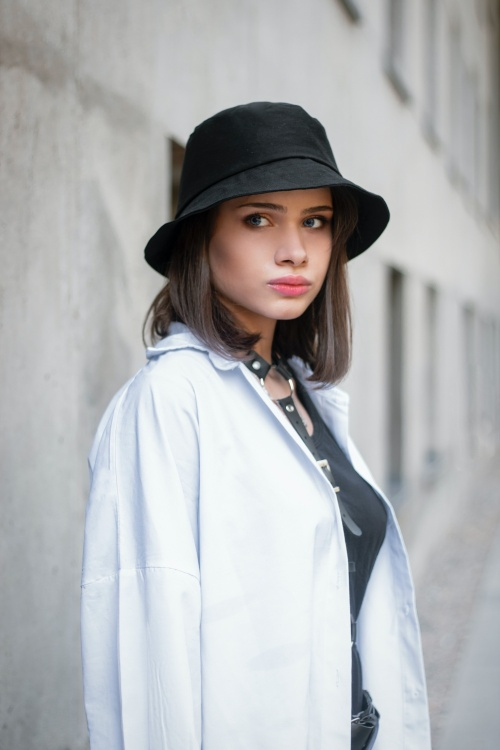
#> input picture cv_deal/123.jpg, 500 x 750 px
$ python '11.模板匹配.py'
#> lines starting #> are read from the running program, lines starting #| are printed output that depends on the picture; after the words box and inside, x2 and y2 are one past the last pixel; in counts of white or black regions, pixels touching at a corner belong together
import cv2 as cv
import numpy as np
"""
res=cv.matchTemplate(img,template,method)
#img
#Templat 模板
#method
    #平方差匹配CV_TM_SQDIFFTM
    #相关匹配CV_TM_CCORR
    #相关系数匹配CV_TM_CCOEFF
"""
#读取
img=cv.imread('123.jpg')
#> img is the input picture: shape (750, 500, 3); mean B, G, R 179.1, 177.7, 176.3
template=cv.imread('temp.png')
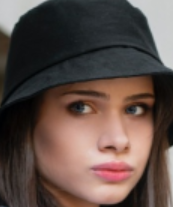
#> input picture cv_deal/temp.png, 173 x 207 px
#> template is the input picture: shape (207, 173, 3); mean B, G, R 71.7, 77.6, 94.2
h,w,l=template.shape
#> h = 207; w = 173; l = 3

#模板匹配
#1.模板匹配
res=cv.matchTemplate(img,template,cv.TM_CCORR)
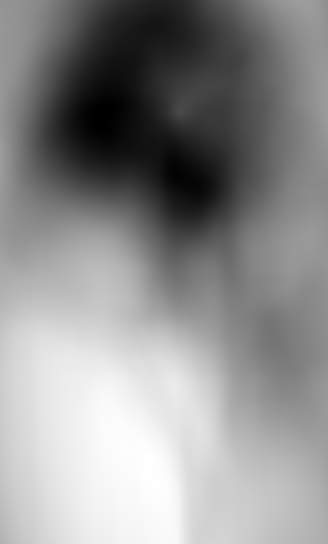
#> res: shape (544, 328) float32; min 753355072, max 2.09e+09, mean 1.5e+09; drawn with min black and max white
#2.返回最佳匹配位置
min_val,max_val,min_loc,max_loc=cv.minMaxLoc(res)
#> min_val = 753355072; max_val = 2.09e+09; min_loc = (102, 115); max_loc = (148, 462)
top_left=min_loc
#> top_left = (102, 115)
#top_left=max_loc
bottom_right=(top_left[0]+w,top_left[1]+h)
#> bottom_right = (275, 322)
cv.rectangle(img,top_left,bottom_right,(0,255,0),2)
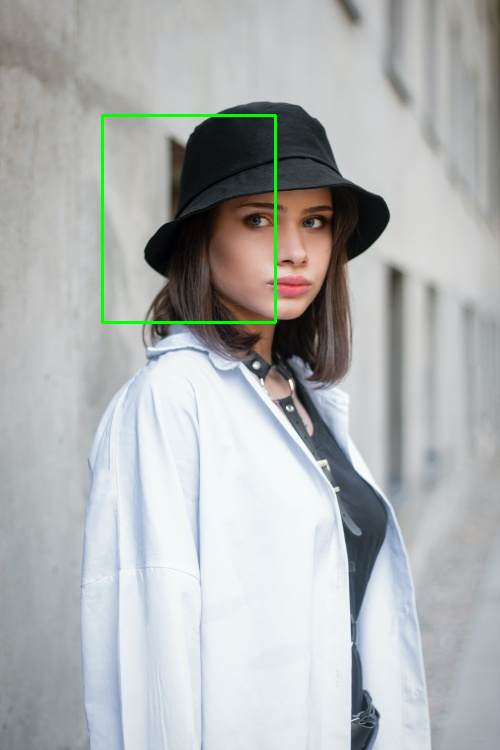
#> img: shape (750, 500, 3); 0.61% of pixels changed, all inside (x1, y1, x2, y2) = (101, 114, 277, 324)

#图像显示
cv.imshow("img",img)
cv.waitKey(0)
